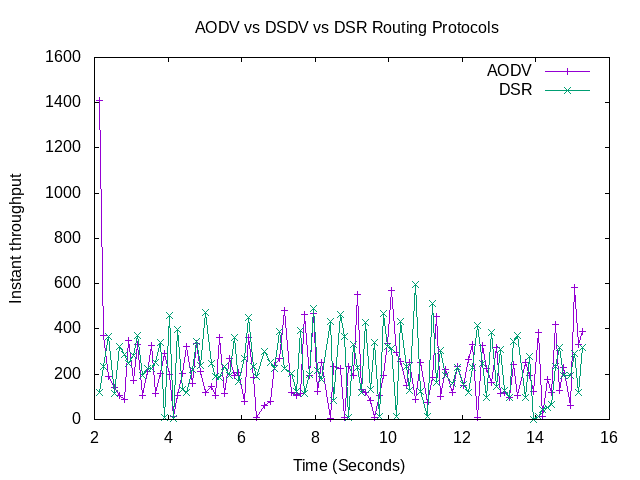

This figure's gnuplot source:
set terminal png
set output "instthro.png"
set datafile separator ","
set title "AODV vs DSDV vs DSR Routing Protocols "
set xlabel "Time (Seconds)"
set ylabel "Instant throughput"
plot "instthro.csv"  using 1:2 with linespoints title "AODV", "instthro.csv" using 1:3 with linespoints title "DSR", "instthro.csv" using 1:4 with linespoints title "DSDV"
